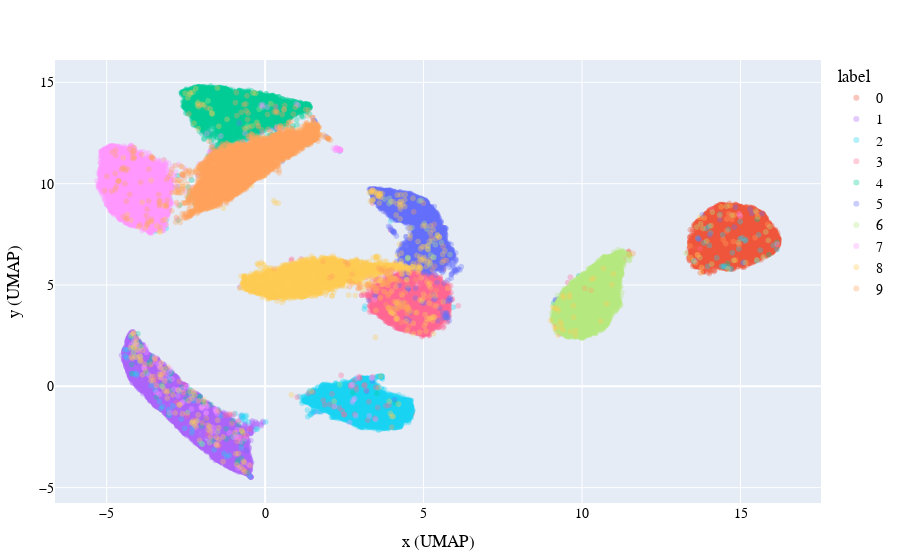

The cell this chart's notebook holds for it:
### Markdown cell above
## Visualizing an Image Dataset
We will use the UMAP to visualize the MNIST dataset using `scattergl` (instead of scatter due to the large amount of data).
The MNIST dataset is more challenging (compared to the iris dataset) to visualize because it's much higher dimensional and is a larger dataset. 
The MNIST training dataset is provided by the **MLDatasets** dataset package!
Please note, the several lines of code are just for data preparation.
The umap function call and plotting is the same.

### Code cell
using PlotlyJS, DataFrames, Statistics, PyCall, MLDatasets
@pyimport umap as py_umap

function display_mnist_umap()
    nsamples = 60000 # the whole dataset
    X, y = MNIST.traindata()
    X = Float16.(X[:,:,1:nsamples])
    X = reshape(X, (:,size(X)[end]))'
    
    umap_features = py_umap.UMAP(n_components = 2, n_neighbors=20)[:fit_transform](X)
    
    df = DataFrame(:x_umap=>umap_features[:,1],:y_umap=>umap_features[:,2],:label=>string.(y[1:nsamples]))
    
    layout = Layout(xaxis_title="x (UMAP)", yaxis_title="y (UMAP)", 
                font=attr(family="Courier New", size=14,color="Black"))
    
    scatter_trace = Plot(df, layout; x=:x_umap, y=:y_umap, color=:label, mode="markers", kind="scattergl",
                                     opacity=0.33)
end

display_mnist_umap()

### Figure 1 — Plotly figure (JSON) as saved in the notebook; plotly's stock layout.template omitted (floating-point values rounded to 4 significant figures; data arrays with more than 128 entries replaced by an {"elided": "..."} marker saying what was removed)
{"data": [{"legendgroup": "0", "marker": {"color": "#EF553B"}, "mode": "markers", "name": "0", "opacity": 0.33, "showlegend": true, "type": "scattergl", "x": {"elided": "5923 float values"}, "xaxis": "x", "y": {"elided": "5923 float values"}, "yaxis": "y"}, {"legendgroup": "1", "marker": {"color": "#ab63fa"}, "mode": "markers", "name": "1", "opacity": 0.33, "showlegend": true, "type": "scattergl", "x": {"elided": "6742 float values"}, "xaxis": "x", "y": {"elided": "6742 float values"}, "yaxis": "y"}, {"legendgroup": "2", "marker": {"color": "#19d3f3"}, "mode": "markers", "name": "2", "opacity": 0.33, "showlegend": true, "type": "scattergl", "x": {"elided": "5958 float values"}, "xaxis": "x", "y": {"elided": "5958 float values"}, "yaxis": "y"}, {"legendgroup": "3", "marker": {"color": "#FF6692"}, "mode": "markers", "name": "3", "opacity": 0.33, "showlegend": true, "type": "scattergl", "x": {"elided": "6131 float values"}, "xaxis": "x", "y": {"elided": "6131 float values"}, "yaxis": "y"}, {"legendgroup": "4", "marker": {"color": "#00cc96"}, "mode": "markers", "name": "4", "opacity": 0.33, "showlegend": true, "type": "scattergl", "x": {"elided": "5842 float values"}, "xaxis": "x", "y": {"elided": "5842 float values"}, "yaxis": "y"}, {"legendgroup": "5", "marker": {"color": "#636efa"}, "mode": "markers", "name": "5", "opacity": 0.33, "showlegend": true, "type": "scattergl", "x": {"elided": "5421 float values"}, "xaxis": "x", "y": {"elided": "5421 float values"}, "yaxis": "y"}, {"legendgroup": "6", "marker": {"color": "#B6E880"}, "mode": "markers", "name": "6", "opacity": 0.33, "showlegend": true, "type": "scattergl", "x": {"elided": "5918 float values"}, "xaxis": "x", "y": {"elided": "5918 float values"}, "yaxis": "y"}, {"legendgroup": "7", "marker": {"color": "#FF97FF"}, "mode": "markers", "name": "7", "opacity": 0.33, "showlegend": true, "type": "scattergl", "x": {"elided": "6265 float values"}, "xaxis": "x", "y": {"elided": "6265 float values"}, "yaxis": "y"}, {"legendgroup": "8", "marker": {"color": "#FECB52"}, "mode": "markers", "name": "8", "opacity": 0.33, "showlegend": true, "type": "scattergl", "x": {"elided": "5851 float values"}, "xaxis": "x", "y": {"elided": "5851 float values"}, "yaxis": "y"}, {"legendgroup": "9", "marker": {"color": "#FFA15A"}, "mode": "markers", "name": "9", "opacity": 0.33, "showlegend": true, "type": "scattergl", "x": {"elided": "5949 float values"}, "xaxis": "x", "y": {"elided": "5949 float values"}, "yaxis": "y"}], "layout": {"font": {"color": "Black", "family": "Courier New", "size": 14}, "legend": {"title": {"text": "label"}, "tracegroupgap": 0}, "margin": {"b": 50, "l": 50, "r": 50, "t": 60}, "xaxis": {"title": {"text": "x (UMAP)"}}, "yaxis": {"title": {"text": "y (UMAP)"}}}}
